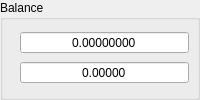
      <widget class="QGroupBox" name="groupBox_9">
       <property name="sizePolicy">
        <sizepolicy hsizetype="Maximum" vsizetype="Maximum">
         <horstretch>0</horstretch>
         <verstretch>0</verstretch>
        </sizepolicy>
       </property>
       <property name="maximumSize">
        <size>
         <width>16777211</width>
         <height>16777215</height>
        </size>
       </property>
       <property name="accessibleName">
        <string>BALANCE_GROUPBOX</string>
       </property>
       <property name="accessibleDescription">
        <string/>
       </property>
       <property name="title">
        <string>Balance</string>
       </property>
       <layout class="QGridLayout" name="gridLayout_13">
        <property name="leftMargin">
         <number>4</number>
        </property>
        <property name="topMargin">
         <number>8</number>
        </property>
        <property name="rightMargin">
         <number>8</number>
        </property>
        <property name="bottomMargin">
         <number>8</number>
        </property>
        <property name="spacing">
         <number>4</number>
        </property>
        <item row="0" column="2">
         <widget class="QDoubleSpinBox" name="accountBTC">
          <property name="sizePolicy">
           <sizepolicy hsizetype="Expanding" vsizetype="Fixed">
            <horstretch>0</horstretch>
            <verstretch>0</verstretch>
           </sizepolicy>
          </property>
          <property name="minimumSize">
           <size>
            <width>90</width>
            <height>0</height>
           </size>
          </property>
          <property name="accessibleName">
           <string>BTC_BALANCE</string>
          </property>
          <property name="accessibleDescription">
           <string>CAN_BE_ZERO</string>
          </property>
          <property name="alignment">
           <set>Qt::AlignCenter</set>
          </property>
          <property name="readOnly">
           <bool>true</bool>
          </property>
          <property name="buttonSymbols">
           <enum>QAbstractSpinBox::NoButtons</enum>
          </property>
          <property name="specialValueText">
           <string/>
          </property>
          <property name="prefix">
           <string/>
          </property>
          <property name="decimals">
           <number>8</number>
          </property>
          <property name="minimum">
           <double>0.000000000000000</double>
          </property>
          <property name="maximum">
           <double>999999999.000000000000000</double>
          </property>
          <property name="singleStep">
           <double>0.100000000000000</double>
          </property>
         </widget>
        </item>
        <item row="1" column="2">
         <widget class="QDoubleSpinBox" name="accountUSD">
          <property name="sizePolicy">
           <sizepolicy hsizetype="Expanding" vsizetype="Fixed">
            <horstretch>0</horstretch>
            <verstretch>0</verstretch>
           </sizepolicy>
          </property>
          <property name="minimumSize">
           <size>
            <width>90</width>
            <height>0</height>
           </size>
          </property>
          <property name="accessibleName">
           <string>USD_BALANCE</string>
          </property>
          <property name="accessibleDescription">
           <string>CAN_BE_ZERO</string>
          </property>
          <property name="alignment">
           <set>Qt::AlignCenter</set>
          </property>
          <property name="readOnly">
           <bool>true</bool>
          </property>
          <property name="buttonSymbols">
           <enum>QAbstractSpinBox::NoButtons</enum>
          </property>
          <property name="prefix">
           <string/>
          </property>
          <property name="decimals">
           <number>5</number>
          </property>
          <property name="minimum">
           <double>0.000000000000000</double>
          </property>
          <property name="maximum">
           <double>999999999.000000000000000</double>
          </property>
         </widget>
        </item>
        <item row="1" column="1">
         <widget class="QLabel" name="usdLabel1">
          <property name="sizePolicy">
           <sizepolicy hsizetype="Maximum" vsizetype="Preferred">
            <horstretch>0</horstretch>
            <verstretch>0</verstretch>
           </sizepolicy>
          </property>
          <property name="font">
           <font>
            <pointsize>11</pointsize>
            <weight>50</weight>
            <bold>false</bold>
           </font>
          </property>
          <property name="accessibleDescription">
           <string>USD_ICON</string>
          </property>
          <property name="text">
           <string/>
          </property>
          <property name="alignment">
           <set>Qt::AlignCenter</set>
          </property>
         </widget>
        </item>
        <item row="0" column="1">
         <widget class="QLabel" name="btcLabel3">
          <property name="sizePolicy">
           <sizepolicy hsizetype="Maximum" vsizetype="Preferred">
            <horstretch>0</horstretch>
            <verstretch>0</verstretch>
           </sizepolicy>
          </property>
          <property name="font">
           <font>
            <pointsize>11</pointsize>
            <weight>50</weight>
            <bold>false</bold>
           </font>
          </property>
          <property name="accessibleDescription">
           <string>BTC_ICON</string>
          </property>
          <property name="text">
           <string/>
          </property>
          <property name="alignment">
           <set>Qt::AlignCenter</set>
          </property>
         </widget>
        </item>
       </layout>
      </widget>
